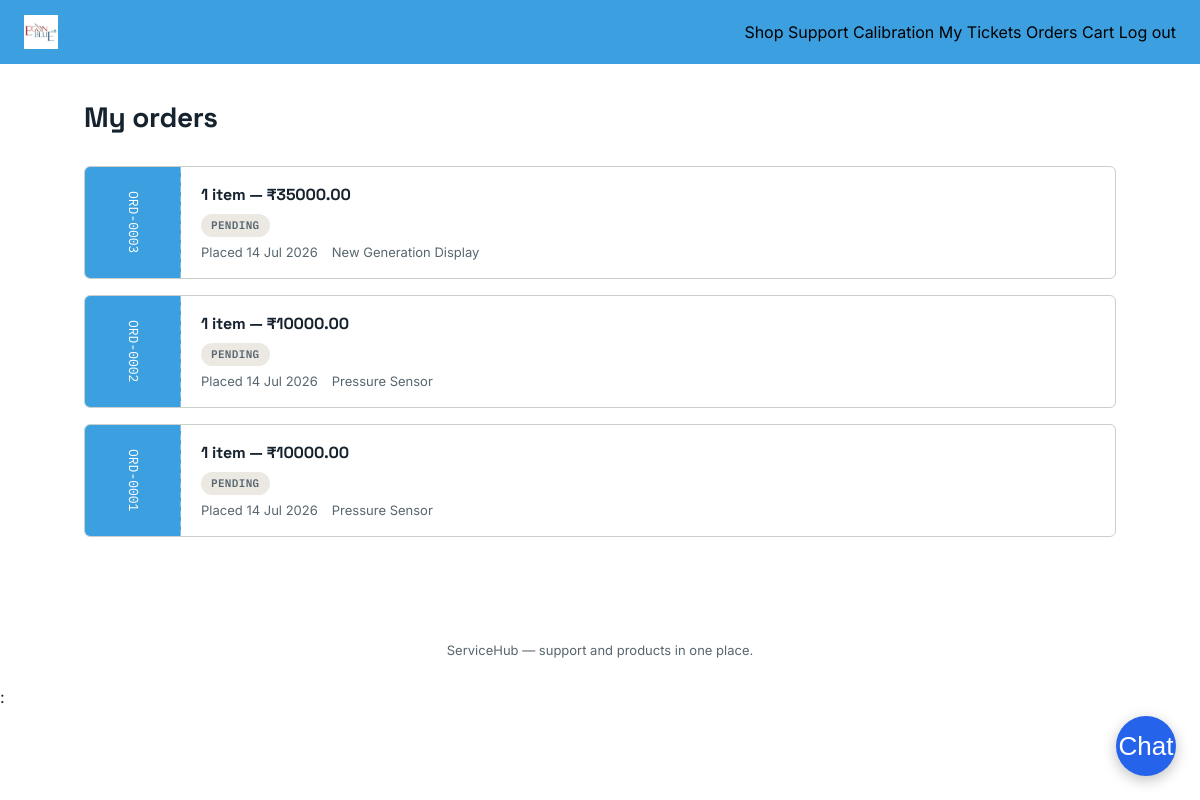
The app's page /my-orders (signed in) with its own data.
### app.py (models this page shows)
class Order(db.Model):
    id = db.Column(db.Integer, primary_key=True)
    user_id = db.Column(db.Integer, db.ForeignKey('user.id'), nullable=False)
    status = db.Column(db.String(30), default='pending')  # pending, paid, shipped, completed, cancelled
    total = db.Column(db.Float, default=0)
    created_at = db.Column(db.DateTime, default=datetime.utcnow)
    items = db.relationship('OrderItem', backref='order', cascade='all, delete-orphan')
    customer = db.relationship('User')

### app.py (the view)
@app.route('/my-orders')
@login_required
def my_orders():
    orders = Order.query.filter_by(user_id=current_user.id).order_by(Order.created_at.desc()).all()
    return render_template('my_orders.html', orders=orders)

### app.py (called while the page is built)
@login_manager.user_loader
def load_user(user_id):
    return User.query.get(int(user_id))

### templates/my_orders.html (shortened to what this page needs)
{% extends 'base.html' %}
{% block content %}
<div class="page-header"><h1>My orders</h1></div>
{% if orders %}
  {% for o in orders %}
  <div class="stub">
    <div class="stub-tag">ORD-{{ '%04d'|format(o.id) }}</div>
    <div class="stub-main">
      <h3>{{ o.items|length }} item{{ 's' if o.items|length != 1 else '' }} &mdash; &#8377;{{ '%.2f'|format(o.total) }}</h3>
      <span class="badge badge-{{ o.status }}">{{ o.status.replace('_',' ') }}</span>
      <div class="meta">
        <span>Placed {{ o.created_at.strftime('%d %b %Y') }}</span>
        <span>{{ ", ".join(o.items|map(attribute='product.name')|list) }}</span>
      </div>
    </div>
  </div>
  {% endfor %}
{% else %}
<div class="empty">
  <h3>No orders yet</h3>
  <p><a href="{{ url_for('products') }}" style="color:var(--navy); font-weight:600;">Browse products</a> to place your first order.</p>
</div>
{% endif %}
{% endblock %}

### static/css/style.css (style rules this page uses)
:root { --navy: #3B9FE0; --navy-light: #5CB3E8; --paper: #FFFFFF; --paper-dim: #F0F7FC; --amber: #D98E04; --amber-dark: #B87500; --teal: #1F6F63; --red: #B23A3A; --ink: #16232E; --ink-soft: #58666F; --border: #C9D0CB; --radius: 6px; --font-display: 'Space Grotesk', sans-serif; --font-body: 'Inter', sans-serif; --font-mono: 'IBM Plex Mono', monospace; }
* { box-sizing: border-box; }
body { margin: 0; background: var(--paper); color: var(--ink); font-family: var(--font-body); line-height: 1.5; }
h1, h2, h3, .brand { font-family: var(--font-display); letter-spacing: -0.01em; }
.page-header { margin-bottom: 28px; }
.page-header h1 { font-size: 28px; margin: 0 0 4px; }
.stub { background: #fff; border: 1px solid var(--border); border-radius: var(--radius); display: flex; position: relative; margin-bottom: 16px; overflow: hidden; }
.stub .stub-main { padding: 16px 20px; flex: 1; }
.stub .stub-tag { width: 96px; background: var(--navy); color: #fff; display: flex; align-items: center; justify-content: center; font-family: var(--font-mono); font-size: 13px; position: relative; writing-mode: vertical-rl; text-orientation: mixed; padding: 12px 0; }
.stub .stub-tag::before { content: ''; position: absolute; top: 0; right: -1px; height: 100%; width: 0; border-left: 2px dashed rgba(255,255,255,.35); }
.stub h3 { margin: 0 0 4px; font-size: 16px; }
.stub .meta { font-size: 13px; color: var(--ink-soft); display: flex; gap: 14px; flex-wrap: wrap; margin-top: 6px; }
.badge { display: inline-block; padding: 3px 10px; border-radius: 20px; font-size: 11px; font-weight: 600; font-family: var(--font-mono); text-transform: uppercase; letter-spacing: .03em; }
.badge-pending { background: #ECE9E3; color: var(--ink-soft); }

### records on screen
Order: id "0003", items|length "1", total "35000.00", status.replace "PENDING", created_at "14 Jul 2026", items "New Generation Display"
Order: id "0002", items|length "1", total "10000.00", status.replace "PENDING", created_at "14 Jul 2026", items "Pressure Sensor"
Order: id "0001", items|length "1", total "10000.00", status.replace "PENDING", created_at "14 Jul 2026", items "Pressure Sensor"
